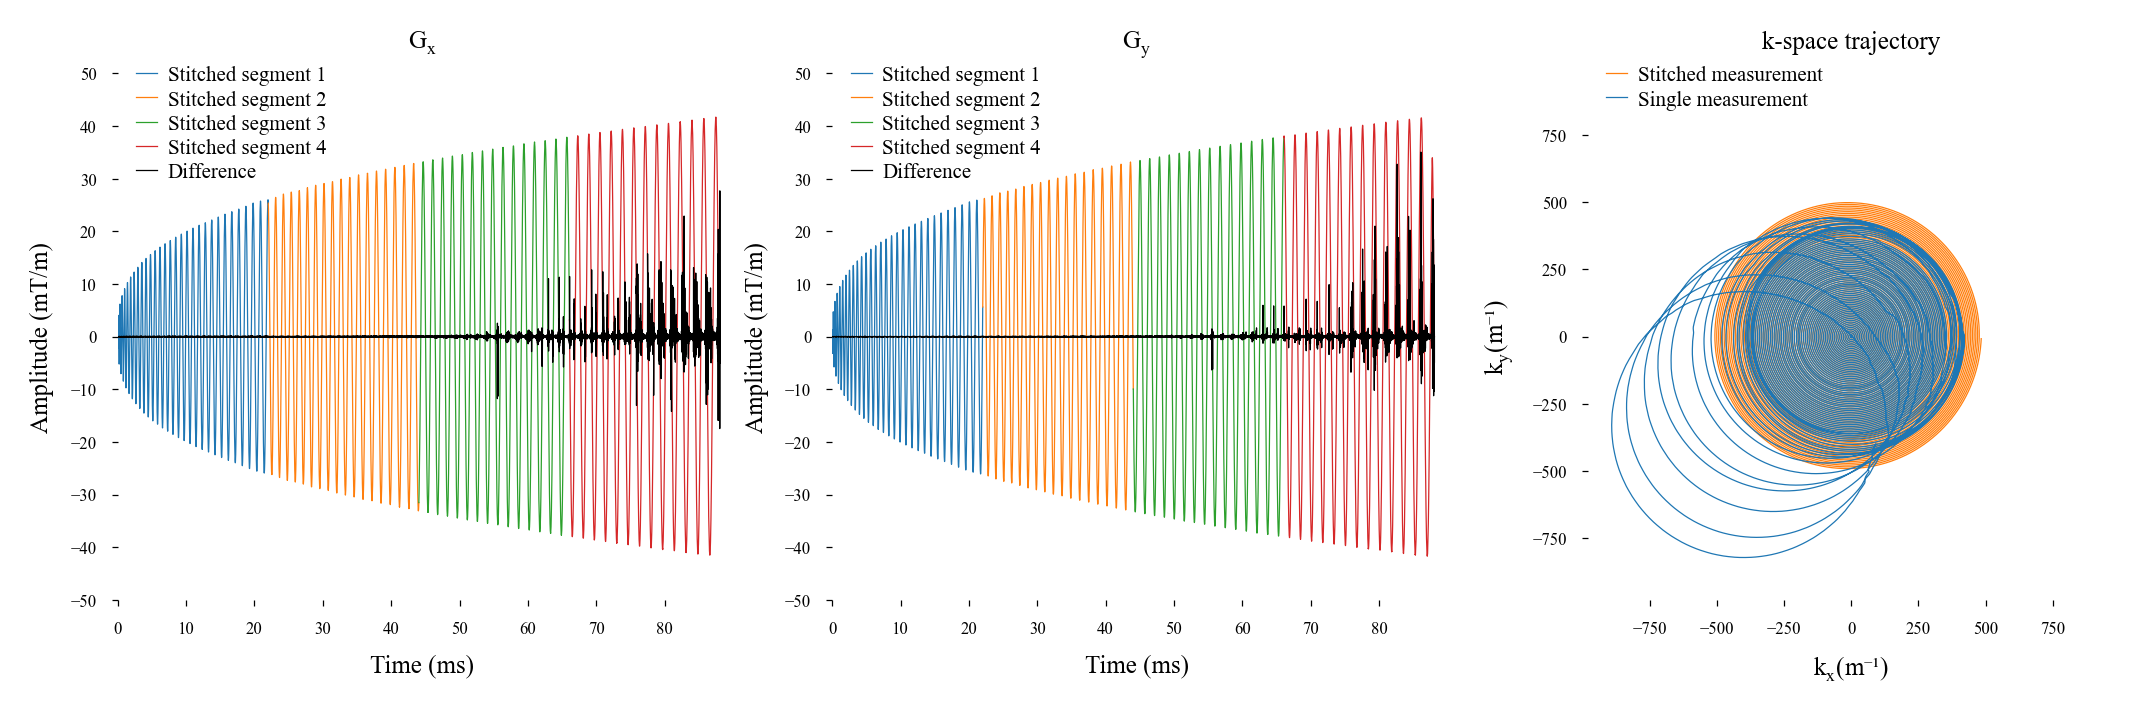

Write the Julia code that produced this figure.
using PyPlot
using KomaHighOrder

key = :Standard
hoseq_Standard = demo_hoseq(dfc_method=:Standard)[8]   # :Standard or :Stitched
hoseq_Stitched = demo_hoseq(dfc_method=:Stitched)[8]   # :Standard or :Stitched
sh = SphericalHarmonics()

_, _, k_dfc_Standard, k_dfc_adc_Standard = get_kspace(hoseq_Standard; Δt=1)  # [nADC, nK]  zeroth-order: [:, 1], first-order: [:, 2:4], and second-order: [:, 5:9]
_, _, k_dfc_Stitched, k_dfc_adc_Stitched = get_kspace(hoseq_Stitched; Δt=1)  # [nADC, nK]  zeroth-order: [:, 1], first-order: [:, 2:4], and second-order: [:, 5:9]


samples_Standard = get_samples(hoseq_Standard; off_val=0) 
samples_Stitched = get_samples(hoseq_Stitched; off_val=0) 
adc_times = KomaMRIBase.get_adc_sampling_times(hoseq_Stitched.SEQ)
t_adc = samples_Stitched.h0.t .* 1e3  # convert to ms  

nSamplePerSegment = Int64(size(t_adc)[1]//4)
nSegment = 4

Segment_range = []
for seg = 1 : nSegment
    r_start = 1+nSamplePerSegment*(seg-1)
    r_stop = seg==nSegment ? nSamplePerSegment*seg : 1+nSamplePerSegment*seg 
    push!(Segment_range, r_start:r_stop)
end


matplotlib.rc("mathtext", default="regular")
matplotlib.rc("figure", dpi=200)
matplotlib.rc("font", family="Times New Roman")
matplotlib.rcParams["mathtext.default"]
figure_width       = 18/2.54
figure_height      = 5.5/2.54
linewidth          = 0.3
fontsize_legend    = 5
fontsize_label     = 6
fontsize_ticklabel = 4
color_facecoler    = "#ffffff"
color_label        = "#000000"
color_segment      = ["C0", "C1", "C2", "C3"]

fig, axs = plt.subplots(nrows=1, ncols=3, figsize=(figure_width, figure_height), 
                        facecolor=color_facecoler)
ax1, ax2, ax3 = axs # unpack the 3 axes for zeroth-order, first-order, and second-order plots
vmax = 1.2 * maximum(abs.(samples_Stitched.h1.A*1e3))
vmaxk = 1.1 * maximum([maximum(abs.(k_dfc_adc_Stitched[:,2:3])), maximum(abs.(k_dfc_adc_Standard[:,2:3]))])
for ax in axs
    ax.tick_params(axis="both", length=linewidth*5, width=linewidth, 
        color=color_label, labelcolor=color_label, labelsize=fontsize_ticklabel)
    for spine in ax.spines  # "left", "right", "bottom", "top"
        ax.spines[spine].set_color(color_label)
        ax.spines[spine].set_visible(false)
    end
    ax.set_facecolor(color_facecoler)
end


for ax in [ax1, ax2]  # remove xticks for first two subplots
    ax.set_xlim(0, t_adc[end]+1)
    ax.set_ylim(-vmax, vmax)
    ax.yaxis.set_major_locator(plt.MultipleLocator(round(vmax/4, sigdigits=1)))
    ax.set_xlabel(         "Time (ms)", fontsize=fontsize_label, color=color_label)
    ax.set_ylabel(  "Amplitude (mT/m)", fontsize=fontsize_label, color=color_label)
end
ax3.set_xlabel(        L"k_x (m⁻¹)", fontsize=fontsize_label, color=color_label)
ax3.set_ylabel(        L"k_y (m⁻¹)", fontsize=fontsize_label, color=color_label)

ax1.set_title(L"G_x", fontsize=fontsize_label, color=color_label)
ax2.set_title(L"G_y", fontsize=fontsize_label, color=color_label)
ax3.set_title("k-space trajectory", fontsize=fontsize_label, color=color_label)
ax3.set_xlim(-vmaxk, vmaxk)
ax3.set_ylim(-vmaxk, vmaxk)

for seg = 1:nSegment
    seg_r = Segment_range[seg]
    ax1.plot(t_adc[seg_r], samples_Stitched.h1.A[seg_r]*1e3, color=color_segment[seg], linewidth=linewidth, label="Stitched segment $(seg)")
    ax2.plot(t_adc[seg_r], samples_Stitched.h2.A[seg_r]*1e3, color=color_segment[seg], linewidth=linewidth, label="Stitched segment $(seg)")
end
ax1.plot(t_adc, (samples_Stitched.h1.A-samples_Standard.h1.A)*1e3, color="black", linewidth=linewidth, label="Difference")
ax2.plot(t_adc, (samples_Stitched.h2.A-samples_Standard.h2.A)*1e3, color="black", linewidth=linewidth, label="Difference")



ax3.plot(k_dfc_adc_Stitched[:,2], k_dfc_adc_Stitched[:,3], color="C1", linewidth=linewidth, label="Stitched measurement")
ax3.plot(k_dfc_adc_Standard[:,2], k_dfc_adc_Standard[:,3], color="C0", linewidth=linewidth, label="Single measurement")
ax3.set_aspect(1)

# fig.align_ylabels()
for (ax, ncol) in zip(axs, [1, 1, 1])   # setup legend for each subplot
    ax.legend(fontsize=fontsize_legend, labelcolor=color_label, ncols=ncol, 
    loc="upper left", 
    bbox_to_anchor=(0,1.05),
    frameon=false, handlelength=1, handletextpad=0.5, columnspacing=1,labelspacing=0.2)
end
fig.tight_layout(pad=0)
fig.savefig("Figures/Fig3/Fig3.png", dpi=300, bbox_inches="tight")

